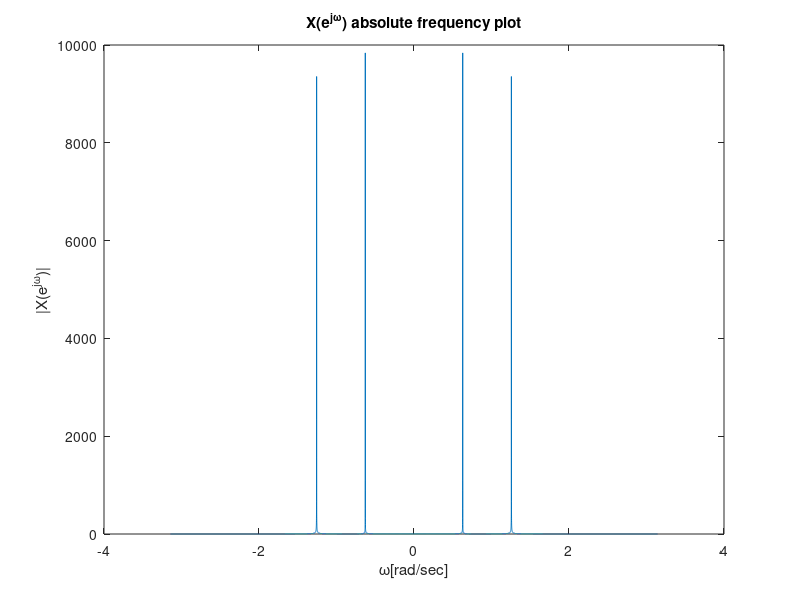

Reproduce this figure in MATLAB.
clc;
clear all;
clearvars;
load ('LPF.mat');

n_max = 10000;
T_s = 1;
num_samples = 2*(n_max/T_s)+1;

n = linspace(-n_max,n_max,num_samples);
x = 2*cos((3*pi/10)*n).*cos((pi/10)*n);
X = fftshift(fft(x));
w=linspace(-pi,pi,length(X));

plot(w,abs(X));
title('X(e^{j\omega}) absolute frequency plot');
xlabel('\omega[rad/sec]');
ylabel('|X(e^{j\omega})|');